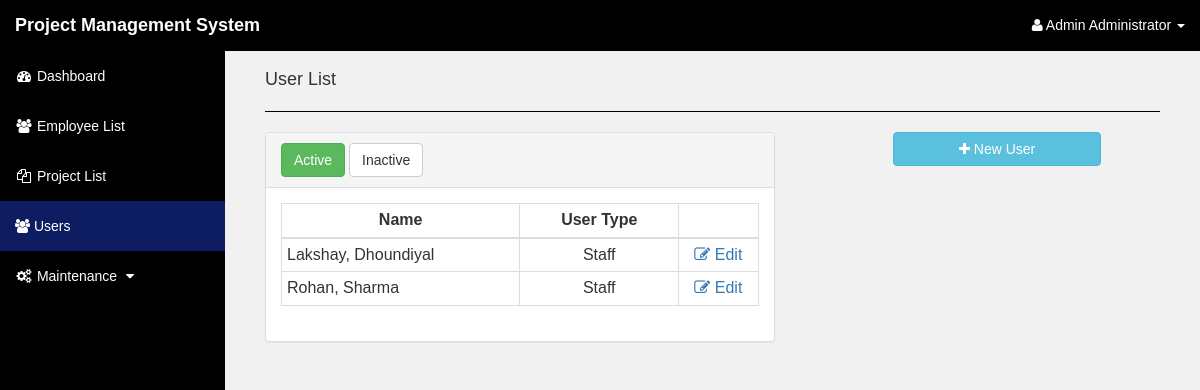
The page /pages/index.php?page=user_list&io=1 (signed in) on the database its author committed.
### tables this page shows
CREATE TABLE `users` (
  `uid` int(10) NOT NULL,
  `eid` int(5) NOT NULL,
  `user_type` int(5) NOT NULL,
  `username` varchar(50) NOT NULL,
  `password` varchar(50) NOT NULL,
  `io` int(5) NOT NULL
);

### pages/index.php (the view, shortened to what this page needs)
<?php include '../includes/auth.php';
      include '../includes/header.php'; ?>
<!DOCTYPE html>
<html lang="en">
<body style="background-color:rgba(241, 241, 241, 0.9) !important">
    <div id="wrapper">
        <nav class="navbar navbar-inverse navbar-fixed-top" role="navigation">
            <div class="navbar-header">
                <a class="navbar-brand" href=""><b>Project Management System</b></a>
            </div>
            <ul class="nav navbar-right top-nav">
                <li class="dropdown">
                    <a href="#" class="dropdown-toggle" data-toggle="dropdown"><i class="fa fa-user"></i>
                <?php echo $_SESSION['NAME']?>
                    <b class="caret"></b></a>
                        </li>
                    </ul>
            <div class="collapse navbar-collapse navbar-ex1-collapse">
            <?php  include '../includes/sidebar.php'; ?>
            </div>
        </nav>
        <div id="page-wrapper">
            <div class="container-fluid">
<?php
$page = isset($_GET['page']) && !empty($_GET['page']) ? $_GET['page'] : 'home';
$pages = array('home','position','employee','employee_profile','division','project_list','project_detail','progress','update_progress','user_list','attendance','project_team');
if (!empty($page)) {
    if(in_array($page,$pages)) {
        $page .= '.php';
        include($page);
    }
    else {
        echo 'Page not found. Return
        <a href="index.php?page=home">home</a>';
    }
}
?>
            </div>
</body>
</html>

### pages/user_list.php (shortened to what this page needs)
<div class="col-md-12">
	<h4>User List</h4>
<hr style="border-bottom:1px solid black"></hr>
</div>
<div class="col-lg-7">
	<div class="panel panel-default">
        <div class="panel-heading">
        <?php if($_GET['io'] == '1'){ $btn_class1 = 'class="btn btn-md btn-success"';} else{ $btn_class1 = 'class="btn btn-md btn-default"';} ?>
        <?php if($_GET['io'] == '2'){ $btn_class = 'class="btn btn-md btn-success"';} else{ $btn_class = 'class="btn btn-md btn-default"';} ?>
          <a href="index.php?page=user_list&io=1" <?php echo $btn_class1 ?> > Active</a>
          <a href="index.php?page=user_list&io=2" <?php echo $btn_class ?> > Inactive</a>
        </div>
        <div class="panel-body">
       <table id="emp" class="table table-bordered table-condensed">
    <thead>
      <tr id="heads">
        <th class="col-md-3 text-center">Name</th>
        <th class="col-md-2 text-center">User Type</th>
        <th class="col-md-1 text-center"></th>
      </tr>
    </thead>
    <tbody>
    <?php
    include '../includes/db.php';
      $query=  mysqli_query($conn, "SELECT *,CONCAT(lastname,', ',firstname,' ',midname) as name FROM users left join employee on users.eid=employee.eid where users.io = '".$_GET['io']."' and users.eid != '".$_SESSION['ID']."' ");
         while($row = mysqli_fetch_assoc($query)) {
         $id2 =$row['uid'];
    ?>
      <tr>
        <td style="text-transform:capitalize"><?php echo $row['name'] ?></td>
        <td style="text-transform:capitalize" class="text-center"><?php  if($row['user_type'] == '1'){ echo 'Administrator';}else{ echo 'Staff';} ?></td>
        <td style="text-transform:capitalize" class="text-center"><center><a onclick="edit_user('<?php echo $id2 ?>')" ><i class="fa fa-edit"></i> Edit</a></center></td>
       </tr>
      <?php
    }
      ?>
    </tbody>
  </table>
		</div>
	</div>
</div>
<div class="col-md-5">
	<a class="col-sm-7 col-sm-offset-3 btn btn-md btn-info" onclick="new_user()" id="new_user"><center><i class="fa fa-plus"></i> New User</center></a>
</div>
 <?php   include '../includes/add_modal.php'; ?>

### asset/css/sb-admin.css (style rules this page uses)
body { margin-top: 100px; background-color: #222; }
@media (min-width:768px) { body { margin-top: 50px; } }
#wrapper { padding-left: 0; }
#page-wrapper { width: 100%; padding: 0; background-color: #fff; }
@media (min-width:768px) { #wrapper { padding-left: 225px; } }
@media (min-width:768px) { #page-wrapper { padding: 10px; } }
.top-nav { padding: 0 15px; }
.top-nav>li { display: inline-block; float:left; }
.top-nav>li>a { padding-top: 15px; padding-bottom: 15px; line-height: 20px; color: #999; }

### asset/css/styles.css (style rules this page uses)
#page-wrapper { min-height: 870px; }
.navbar-inverse { background-color:#000000 !important; border-color:#000000ce !important; }
* { box-sizing:border-box }
body { font-family: Verdana,sans-serif; }
.navbar-inverse .navbar-brand { color: #ffffff !important; }
#page-wrapper { background-color: rgb(241, 241, 241) !important; }
.top-nav>li>a { padding-top: 15px; padding-bottom: 15px; line-height: 20px; color: #fff; }

### pages/index.php (style rules this page uses)
#page-wrapper { background-color: rgb(241, 241, 241) !important; }

### rows shown on the page
users: name "Lakshay, Dhoundiyal", user_type "Staff"
users: name "Rohan, Sharma", user_type "Staff"

### other values the page prints
$_SESSION['NAME'] "Admin Administrator"
